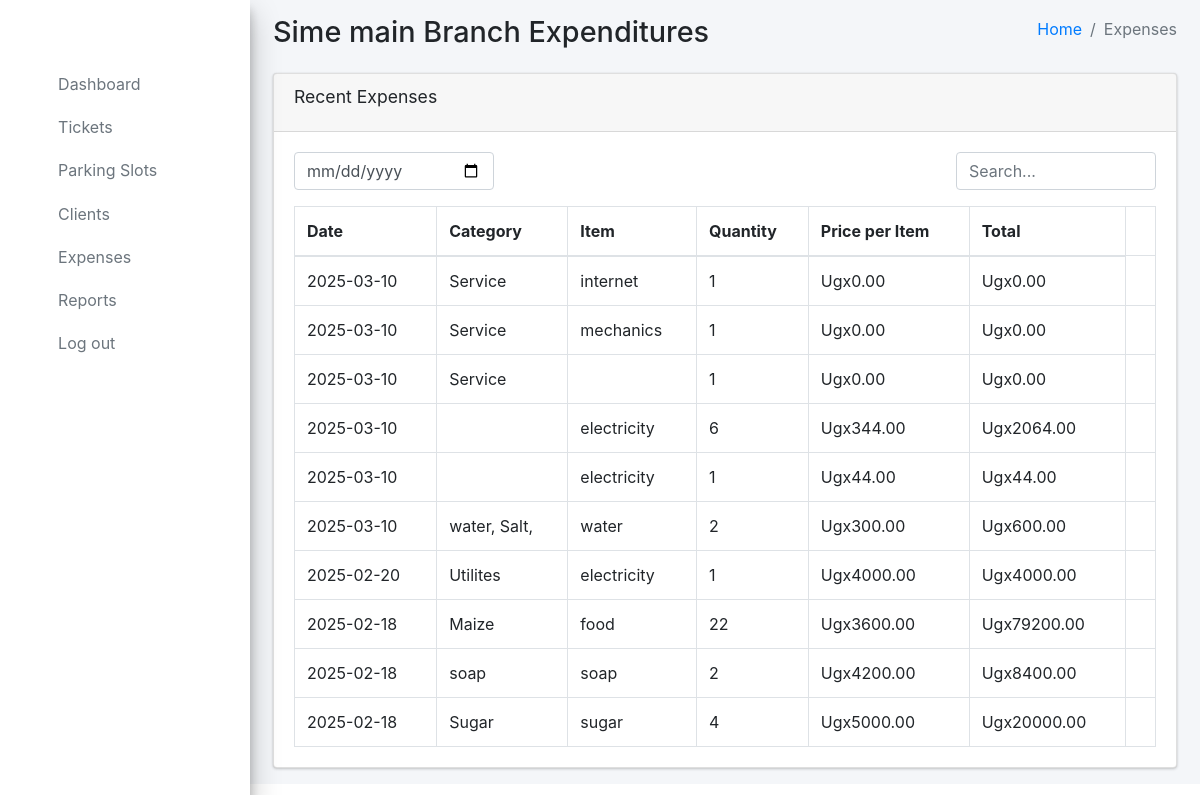
/branch/7/recent_expenses/ (signed in), run on an earlier commit of the app's database.
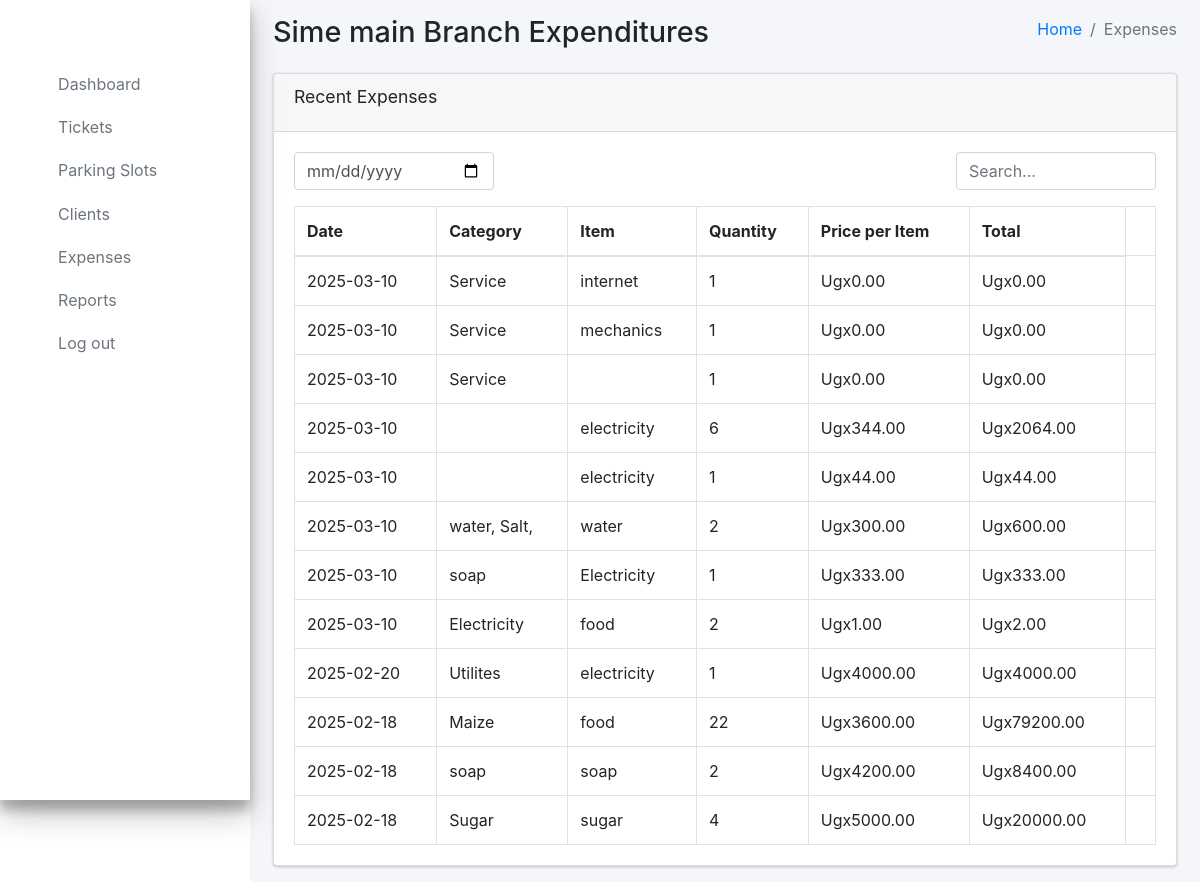
And on a later commit of the database.
### parkingMangtApp/models.py (models this page shows, shortened)
class Branch(models.Model):
    business = models.ForeignKey('Business', on_delete=models.CASCADE, related_name='branches')
    branch_name = models.CharField(max_length=255)
    location = models.TextField()
    contact_number = models.CharField(max_length=15)
    is_active = models.BooleanField(default=True)
    is_main_branch = models.BooleanField(default=False)
    created_by = models.ForeignKey(User, on_delete=models.SET_NULL, null=True, related_name='branches_created')
    created_at = models.DateTimeField(auto_now_add=True)
    manager = models.OneToOneField(User, on_delete=models.SET_NULL, null=True, blank=True, related_name='managed_branch')
    parking_slot_identifier = models.CharField(max_length=1, default='B')  # Default identifier for parking slots
    number_of_slots = models.PositiveIntegerField(default=50)  # Default number of parking slots

class Expenditure(models.Model):
    PAYMENT_METHOD_CHOICES = [
        ('cash', 'Cash'),
        ('bank', 'Bank'),
        ('mobile_money', 'Mobile Money'),
    ]
    branch = models.ForeignKey(Branch, on_delete=models.CASCADE, related_name='expenditures')
    category = models.ForeignKey(ExpenditureCategory, on_delete=models.SET_NULL, null=True, related_name='expenditures')
    item_name = models.CharField(max_length=255, blank=True, null=True)
    quantity = models.PositiveIntegerField(default=1)
    price_per_item = models.DecimalField(max_digits=10, decimal_places=2, default=0)
    amount = models.DecimalField(max_digits=10, decimal_places=2)
    payment_method = models.CharField(max_length=20, choices=PAYMENT_METHOD_CHOICES)
    proof_of_payment = models.FileField(upload_to='proof_of_payments/', null=True, blank=True)
    description = models.TextField(blank=True, null=True)
    date = models.DateField(default=timezone.now)
    created_by = models.ForeignKey(User, on_delete=models.SET_NULL, null=True, related_name='expenditures_created')
    created_at = models.DateTimeField(auto_now_add=True)

class ExpenditureCategory(models.Model):
    name = models.CharField(max_length=255, unique=True)
    created_at = models.DateTimeField(auto_now_add=True)
    created_by = models.ForeignKey(User, on_delete=models.SET_NULL, null=True, related_name='categories_created')

### parkingMangtApp/views.py (the view)
# urls.py: path('branch/<int:branch_id>/recent_expenses/', views.branch_recent_expenses, name='branch_recent_expenses'),
@login_required
def branch_recent_expenses(request, branch_id):
    branch = get_object_or_404(Branch, id=branch_id)
    expenditures = Expenditure.objects.filter(branch=branch).order_by('-date')
    categories = ExpenditureCategory.objects.all()
    balances, created = AccountBalance.objects.get_or_create(branch=branch)
    total_expenditures = expenditures.aggregate(total=Sum('amount'))['total'] or 0
    remaining_balance = balances.cash + balances.bank + balances.mobile_money
    cart_items = Cart.objects.filter(user=request.user, branch=branch)
    total_cart_cost = sum(item.total_cost() for item in cart_items)
    payment_methods = ['cash', 'bank', 'mobile_money']
    context = {
        'branch': branch,
        'expenditures': expenditures,
        'categories': categories,
        'balances': balances,
        'total_expenditures': total_expenditures,
        'remaining_balance': remaining_balance,
        'cart_items': cart_items,  # Pass cart items
        'total_cart_cost': total_cart_cost,  # Pass total cost of cart
        'payment_methods': payment_methods,  # Pass payment methods
    }
    return render(request, 'SpecificBranch/recent_expensetabel.html', context)

### templates/SpecificBranch/recent_expensetabel.html (shortened to what this page needs)
{% extends 'SpecificBranch/base2.html' %}
{% block content %}
<div class="content-wrapper">
    {% include 'SpecificBranch/messages.html' %}
    <section class="content-header">
        <div class="container-fluid">
            <div class="row mb-2">
                <div class="col-sm-6">
                    <h1>{{ branch.branch_name }} Expenditures</h1>
                </div>
                <div class="col-sm-6">
                    <ol class="breadcrumb float-sm-right">
                        <li class="breadcrumb-item"><a href="{% url 'branch_detail22' branch.id %}">Home</a></li>
                        <li class="breadcrumb-item active">Expenses</li>
                    </ol>
                </div>
            </div>
        </div>
    </section>
    <section class="content">
        <div class="container-fluid">
            <div class="row">
                <div class="col-md-12">
                    <div class="card">
                        <div class="card-header">
                            <h3 class="card-title">Recent Expenses</h3>
                        </div>
                        <div class="card-body">
                            <div class="row mb-3">
                                <div class="col-md-6">
                                    <input type="date" id="dateFilter" class="form-control" style="width: 200px; display: inline-block;">
                                </div>
                                <div class="col-md-6 text-right">
                                    <input type="text" id="searchInput" class="form-control" placeholder="Search..." style="width: 200px; display: inline-block;">
                                </div>
                            </div>
                            <table class="table table-bordered">
                                <thead>
                                    <tr>
                                        <th>Date</th>
                                        <th>Category</th>
                                        <th>Item</th>
                                        <th>Quantity</th>
                                        <th>Price per Item</th>
                                        <th>Total</th>
                                    </tr>
                                </thead>
                                <tbody id="expenditureTableBody">
                                    {% for expenditure in expenditures %}
                                    <tr>
                                        <td>{{ expenditure.date|date:"Y-m-d" }}</td>
                                        <td>{{ expenditure.category.name }}</td>
                                        <td>{{ expenditure.item_name }}</td>
                                        <td>{{ expenditure.quantity }}</td>
                                        <td>Ugx{{ expenditure.price_per_item }}</td>
                                        <td>Ugx{{ expenditure.amount }}</td>
                                        <td>
                                        </td>
                                    </tr>
                                    {% endfor %}
                                </tbody>
                            </table>
                        </div>
                    </div>
                </div>
            </div>
        </div>
    </section>
</div>
{% endblock %}

### templates/SpecificBranch/base2.html (shortened to what this page needs)
{% load static %}
<!DOCTYPE html>
<html lang="en">
<head>
  <link rel="stylesheet" href="{% static 'plugins/fontawesome-free/css/all.min.css' %}">
  <link rel="stylesheet" href="https://code.ionicframework.com/ionicons/2.0.1/css/ionicons.min.css">
  <link rel="stylesheet" href="{% static 'plugins/tempusdominus-bootstrap-4/css/tempusdominus-bootstrap-4.min.css' %}">
  <link rel="stylesheet" href="{% static 'plugins/bootstrap-colorpicker/css/bootstrap-colorpicker.min.css' %}">
  <link rel="stylesheet" href="{% static 'plugins/icheck-bootstrap/icheck-bootstrap.min.css' %}">
  <link rel="stylesheet" href="{% static 'plugins/jqvmap/jqvmap.min.css' %}">
  <link rel="stylesheet" href="{% static 'dist/css/adminlte.min.css' %}">
  <link rel="stylesheet" href="{% static 'plugins/overlayScrollbars/css/OverlayScrollbars.min.css' %}">
  <link rel="stylesheet" href="{% static 'plugins/daterangepicker/daterangepicker.css' %}">
  <link rel="stylesheet" href="{% static 'plugins/select2/css/select2.min.css' %}">
  <link rel="stylesheet" href="{% static 'plugins/select2-bootstrap4-theme/select2-bootstrap4.min.css' %}">
  <link rel="stylesheet" href="{% static 'plugins/bootstrap4-duallistbox/bootstrap-duallistbox.min.css' %}">
  <link rel="stylesheet" href="{% static 'plugins/bs-stepper/css/bs-stepper.min.css' %}">
  <link rel="stylesheet" href="{% static 'plugins/dropzone/min/dropzone.min.css' %}">
  <link rel="stylesheet" href="{% static 'plugins/summernote/summernote-bs4.min.css' %}">
</head>
<body class="hold-transition sidebar-mini layout-fixed">
<div class="wrapper">
   <aside class="main-sidebar sidebar-white elevation-4">
    <a href="#" class="brand-link">
      <span class="brand-text font-weight-light">{{ branch.branch_name }}</span>
    </a>
    <div class="sidebar">
    <nav class="mt-2">
        <ul class="nav nav-pills nav-sidebar flex-column" data-widget="treeview" role="menu" data-accordion="false">
          <li class="nav-item">
            <a href="{% url 'branch_detail22' branch.id %}" class="nav-link">
              <i class="nav-icon fas fa-save"></i>
              <p>Dashboard</p>
            </a>
          </li>
          <li class="nav-item has-treeview">
            <a href="#" class="nav-link">
              <i class="nav-icon fas fa-building"></i>
              <p>
                Tickets
                <i class="right fas fa-angle-left"></i>
              </p>
            </a>
          </li>
          <li class="nav-item has-treeview">
            <a href="#" class="nav-link">
              <i class="nav-icon fas fa-code-branch"></i>
              <p>
                Parking Slots
                <i class="right fas fa-angle-left"></i>
              </p>
            </a>
          </li>
          <li class="nav-item has-treeview">
            <a href="#" class="nav-link">
              <i class="nav-icon fas fa-ticket-alt"></i>
              <p>
                Clients
                <i class="right fas fa-angle-left"></i>
              </p>
            </a>
          </li>
          <li class="nav-item has-treeview">
            <a href="#" class="nav-link">
              <i class="nav-icon fas fa-user"></i>
              <p>
                Expenses
                <i class="right fas fa-angle-left"></i>
              </p>
            </a>
          </li>
          <li class="nav-item">
            <a href="{% url 'branch_activity_report' branch.id %}" class="nav-link">
              <i class="nav-icon fas fa-chart-line"></i>
              <p>Reports</p>
            </a>
          </li>
          <li class="nav-item">
            <a href="#" class="nav-link">
              <i class="nav-icon fas fa-sign-out-alt"></i>
              <p>Log out</p>
            </a>
          </li>
        </ul>
      </nav>
    </div>
  </aside>
  <main>
        {% block content %}
        {% endblock %}
    </main>
<link rel="stylesheet" href="https://stackpath.bootstrapcdn.com/bootstrap/4.5.2/css/bootstrap.min.css">
</body>
</html>

### templates/SpecificBranch/messages.html (shortened to what this page needs)
<link href="https://cdn.jsdelivr.net/npm/bootstrap@5.3.0/dist/css/bootstrap.min.css" rel="stylesheet">

What changed in the data, as far as the page shows it:
added Expenditure: date "2025-03-10", category.name "soap", item_name "Electricity", quantity "1", price_per_item "333.00", amount "333.00"
added Expenditure: date "2025-03-10", category.name "Electricity", item_name "food", quantity "2", price_per_item "1.00", amount "2.00"
